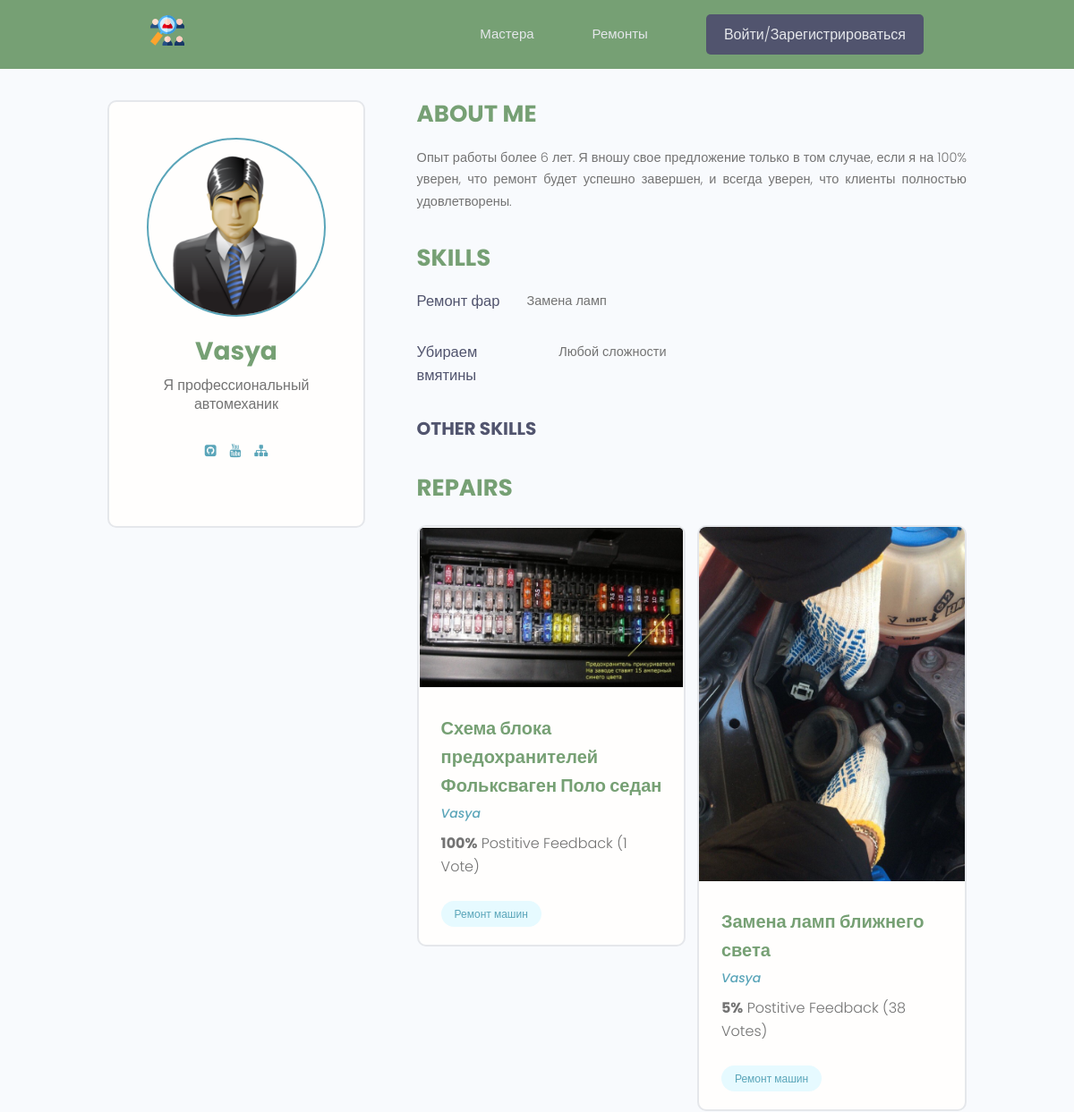
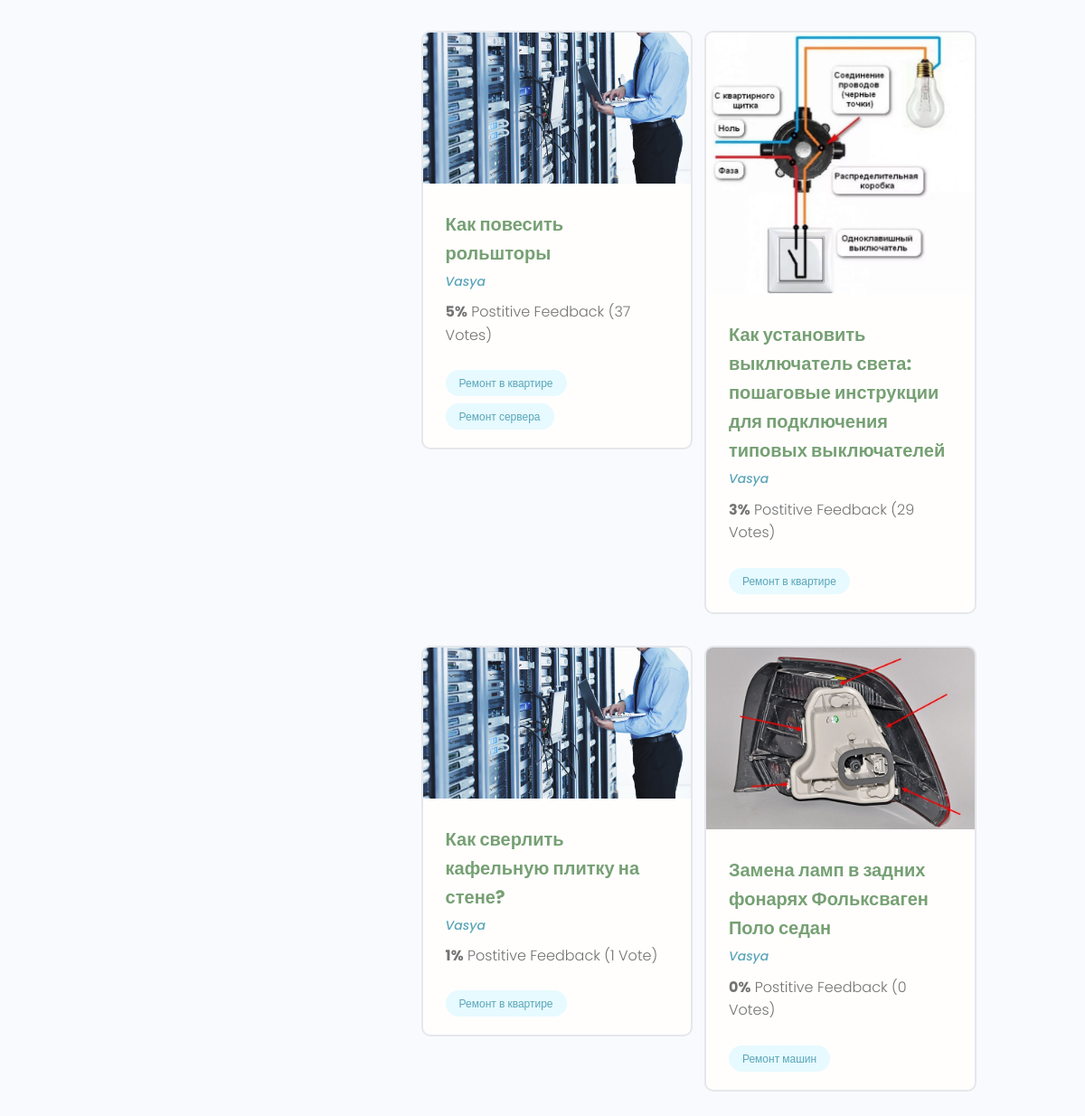
Page /profile/1/ on the earlier database version (2 pictures, top to bottom).
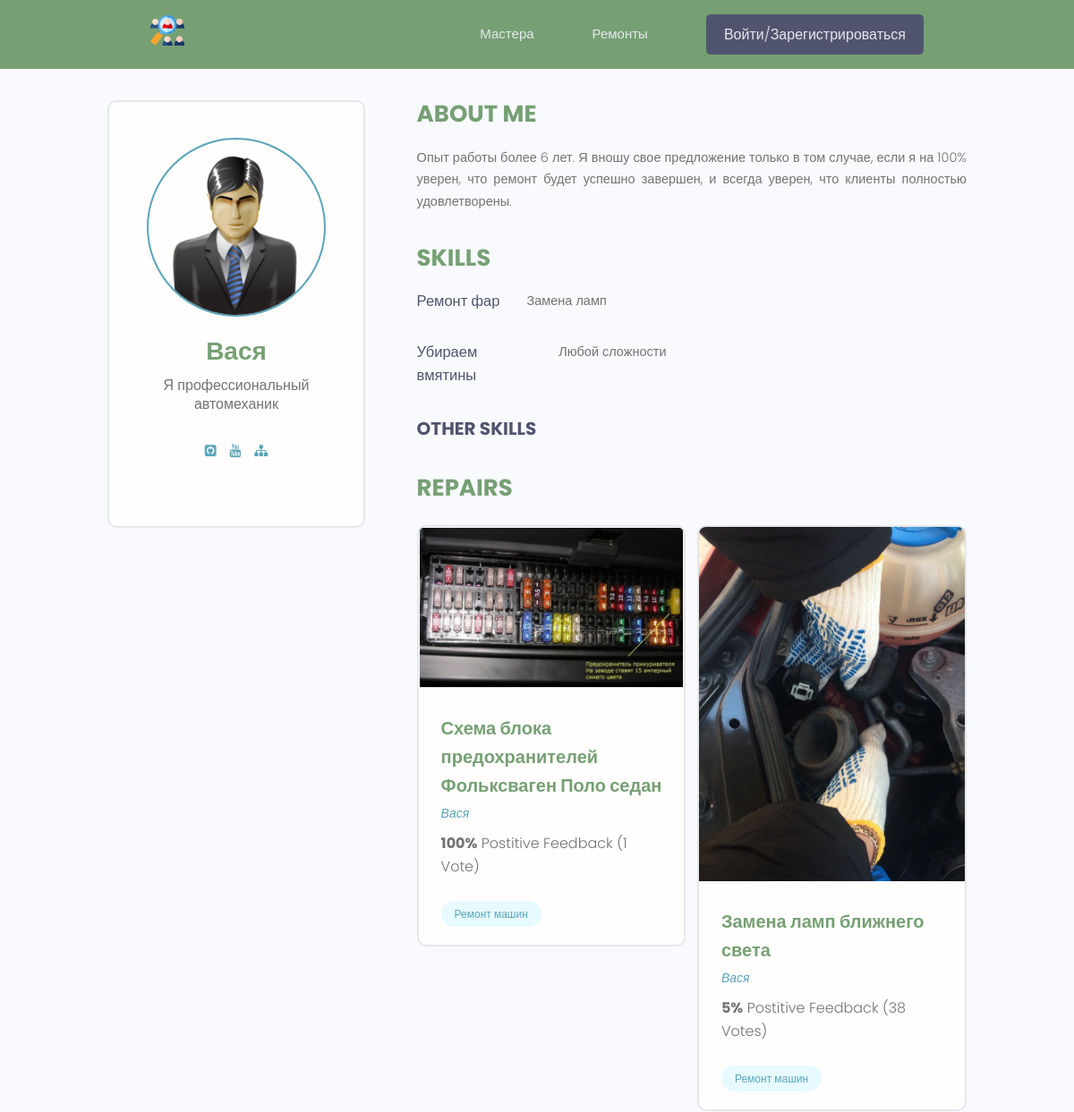
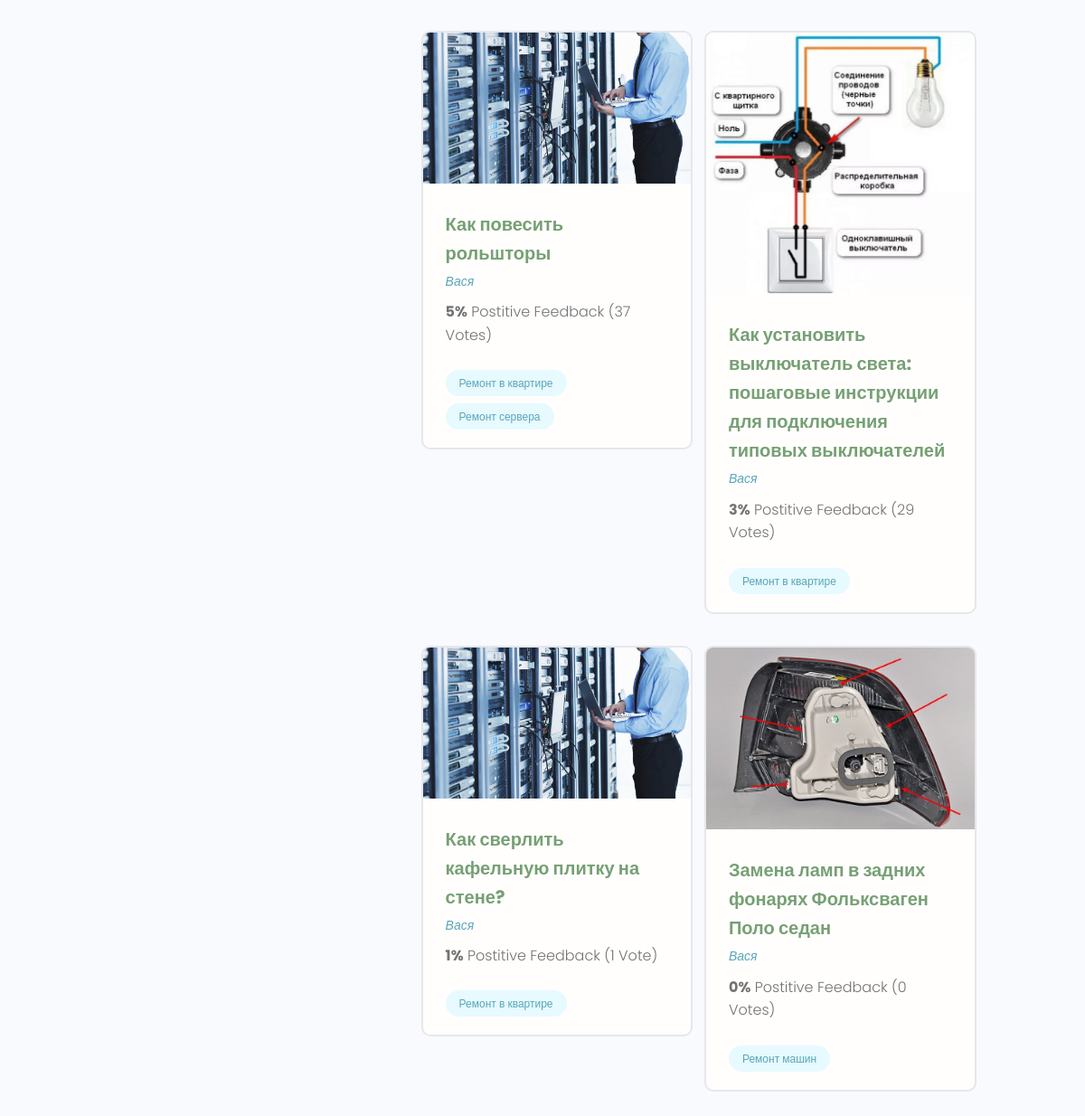
Same page on the later database version (2 pictures, top to bottom).
### users/models.py (models this page shows, shortened)
class Profile(models.Model):
    user = models.OneToOneField(User, on_delete=models.CASCADE, null=True, blank=True)
    name = models.CharField(max_length=200, blank=True, null=True)
    email = models.EmailField(max_length=200, blank=True, null=True)
    username = models.CharField(max_length=200, blank=True, null=True)
    short_info = models.CharField(max_length=200, blank=True, null=True)
    bio = models.TextField(blank=True, null=True)
    profile_image = models.ImageField(upload_to="profiles/", default="profiles/user-default.png")
    social_github = models.CharField(max_length=200, blank=True, null=True)
    social_youtube = models.CharField(max_length=200, blank=True, null=True)
    social_website = models.CharField(max_length=200, blank=True, null=True)
    created = models.DateTimeField(auto_now_add=True)

class Skill(models.Model):
    owner = models.ForeignKey(Profile, on_delete=models.CASCADE, blank=True, null=True)
    name = models.CharField(max_length=200, blank=True, null=True)
    description = models.TextField(blank=True, null=True)
    created = models.DateTimeField(auto_now_add=True)

### repairs/models.py (models this page shows, shortened)
class Repair(models.Model):
    owner = models.ForeignKey(Profile, on_delete=models.SET_NULL, blank=True, null=True)
    title = models.CharField(max_length=200)
    description = models.TextField(blank=True, null=True)
    featured_image = models.ImageField(blank=True, null=True,
                                       upload_to='repairs/%Y/%m/%d',
                                       default='default.jpg')
    demo_link = models.CharField(max_length=200, blank=True, null=True)
    source_link = models.CharField(max_length=200, blank=True, null=True)
    tags = models.ManyToManyField('Tag', blank=True)
    vote = models.IntegerField(default=0)
    vote_percent = models.IntegerField(default=0)
    created = models.DateTimeField(auto_now_add=True)
    class Meta:
        ordering = ['-vote_percent', '-vote', 'title']  # -created

class Tag(models.Model):
    name = models.CharField(max_length=200)
    created = models.DateTimeField(auto_now_add=True)
    def __str__(self):
        return self.name

### users/views.py (the view)
# urls.py: path('profile/<str:pk>/', views.user_profile, name="user_profile"),
def user_profile(request, pk):
    prof = Profile.objects.get(id=pk)
    top_skill = prof.skill_set.exclude(
        description__exact="")  # получаем доступ к классу Skill обращаемся к классу Skill "skill_set"
    other_skills = prof.skill_set.filter(description="")  # берем элементы у которых дескрипшин пустой
    context = {
        'profile': prof,
        'top_skills': top_skill,
        'other_skills': other_skills,
    }
    return render(request, 'users/profile.html', context)

### users/templates/users/profile.html (shortened to what this page needs)
{% extends 'repairs/base.html' %}
{% block content %}
<main class="profile my-md">
    <div class="container">
        <div class="layout">
            <div class="column column--1of3">
                <div class="card text-center">
                    <div class="card__body dev">
                        <img class="avatar avatar--xl" src="{{ profile.profile_image.url }}"/>
                        <h2 class="dev__name">{{ profile.name }}</h2>
                        <p class="dev__title">{{ profile.short_info }}</p>
                        <ul class="dev__social">
                            {% if profile.social_github %}
                            <li>
                                <a title="Github" href="{{ profile.social_github }}" target="_blank"><i
                                        class="fa fa-github-square"></i></a>
                            </li>
                            {% endif %}
                            {% if profile.social_youtube %}
                            <li>
                                <a title="Youtube" href="{{ profile.social_youtube }}" target="_blank"><i
                                        class="fa fa-youtube"></i></a>
                            </li>
                            {% endif %}
                            {% if profile.social_website %}
                            <li>
                                <a title="Personal Website" href="{{ profile.social_website }}" target="_blank"><i
                                        class="fa fa-sitemap"></i></a>
                            </li>
                            {% endif %}
                        </ul>
                    </div>
                </div>
            </div>
            <div class="column column--2of3">
                <div class="devInfo">
                    <h3 class="devInfo__title">About Me</h3>
                    <p class="devInfo__about">
                        {{ profile.bio }}
                    </p>
                </div>
                <div class="devInfo">
                    <h3 class="devInfo__title">Skills</h3>
                    <div class="devInfo__skills">
                        {% for skill in top_skills %}
                        <div class="devSkill">
                            <h4 class="devSkill__title">{{ skill.name }}</h4>
                            <p class="devSkill__info">
                                {{ skill.description }}
                            </p>
                        </div>
                        {% endfor %}
                        <h3 class="devInfo__subtitle">Other Skills</h3>
                    </div>
                </div>
                <div class="devInfo">
                    <h3 class="devInfo__title">Repairs</h3>
                    <div class="grid grid--two">
                        {% for repair in profile.repair_set.all %}
                        <div class="column">
                            <div class="card project">
                                <a href="{% url 'repair' repair.id %}" class="project">
                                    <img class="project__thumbnail" src="{{ repair.featured_image.url }}"
                                         alt="project thumbnail"/>
                                    <div class="card__body">
                                        <h3 class="project__title">{{ repair.title }}</h3>
                                        <p><a class="project__author" href="{% url 'user_profile' repair.owner.id %}">
                                            {{repair.owner.name}}</a></p>
                                        <p class="project--rating">
                                            <span style="font-weight: bold;">{{ repair.vote_percent }}%</span> Postitive
                                            Feedback ({{ repair.vote }} Vote{{ repair.vote|pluralize:"s" }})
                                        </p>
                                        <div class="project__tags">
                                            {% for tag in repair.tags.all %}
                                            <span class="tag tag--pill tag--main">
                                                <small>{{ tag }}</small>
                                            </span>
                                            {% endfor %}
                                        </div>
                                    </div>
                                </a>
                            </div>
                        </div>
                        {% endfor %}
                    </div>
                </div>
            </div>
        </div>
    </div>
</main>
{% endblock %}

### repairs/templates/repairs/base.html (shortened to what this page needs)
<!DOCTYPE html>
{% load static %}
<html lang="en">
<head>
    <link rel="stylesheet" href="https://maxcdn.bootstrapcdn.com/font-awesome/4.5.0/css/font-awesome.min.css">
    <link rel="stylesheet" href="{% static 'uikit/styles/uikit.css' %}"/>
    <link rel="stylesheet" href="{% static 'styles/app.css' %}"/>
</head>
<body>
{% include 'repairs/navbar.html' %}
{% block content %}{% endblock %}
</body>
</html>

### repairs/templates/repairs/navbar.html (shortened to what this page needs)
{% load static %}
  <header class="header">
    <div class="container container--narrow">
      <a href="{% url 'profiles' %}" class="header__logo">
        <img src="{% static 'images/logo2.svg' %}" alt="DevSearch Logo" />
      </a>
      <nav class="header__nav">
        <ul class="header__menu">
          <li class="header__menuItem"><a href="{% url 'profiles' %}">Мастера</a></li>
          <li class="header__menuItem"><a href="{% url 'repairs' %}">Ремонты</a></li>
          {% if request.user.is_authenticated %}
          <li class="header__menuItem"><a href="{% url 'account' %}">Аккаунт</a></li>
          <li class="header__menuItem"><a href="{% url 'create-repair' %}">Добавить ремонт</a></li>
          <li class="header__menuItem"><a href="{% url 'logout' %}" class="btn btn--sub">Выйти</a></li>
          {% else %}
          <li class="header__menuItem"><a href="{% url 'login' %}" class="btn btn--sub">Войти/Зарегистрироваться</a></li>
          {% endif %}
        </ul>
      </nav>
    </div>
  </header>

### repairs/static/styles/app.css (style rules this page uses)
:root { --color-sub: #76a074; }
.btn--sub { background-color: var(--color-sub-light); }
.card { border: 2px solid var(--color-light); }
img { width: 100%; }
.header { position: sticky; z-index: 111; background-color: var(--color-sub); padding: 1.5rem 0; }
.header > .container { display: flex; justify-content: space-between; align-items: center; }
.header__logo > img { height: 3.8rem; }
.header__nav > ul { display: inline-flex; align-items: center; list-style: none; gap: 6.5rem; }
.header__menuItem > a { color: var(--color-light); font-weight: 300; }
.profile .card > .dev { padding: 4rem; }
.dev__name { color: var(--color-sub); font-size: 2.8rem; font-weight: 700; margin-top: 1rem; margin-bottom: 0.5rem; }
.dev__title { font-size: 1.6rem; font-weight: 500; line-height: 1.3; }
.dev__social { margin: 3rem 0; list-style: none; display: flex; justify-content: center; gap: 1.5rem; }
.devInfo { margin-bottom: 3rem; }
.devInfo__title, .devInfo__subtitle { font-size: 2.6rem; color: var(--color-sub); text-transform: uppercase; font-weight: 700; margin-bottom: 1.5rem; }
.devInfo__subtitle { font-size: 2rem; color: var(--color-sub-light); }
.devInfo__about, .devSkill__info { font-size: 1.45rem; line-height: 1.7; text-align: justify; }
.devSkill { margin-bottom: 3rem; }
.devSkill__title { font-size: 1.65rem; font-weight: 500; color: var(--color-sub-light); }
@media screen and (min-width: 700px) { .devSkill { display: flex; justify-content: space-between; gap: 3rem; } }
@media screen and (min-width: 700px) { .devSkill__info { flex-basis: 80%; } }
.project__author { font-size: 1.4rem; font-style: italic; }
.project--rating { margin-bottom: 1.6em; margin-top: .5em; }
.project__thumbnail { object-fit: cover; object-position: top center; width: 100%; }
.project__title { font-size: 2rem; font-weight: 700; color: var(--color-sub); }

### repairs/static/uikit/styles/modules/_variables.css (style rules this page uses)
:root { --color-main: #5aa5b9; --color-main-light: #e6faff; --color-sub: #3f4156; --color-sub-light: #51546e; --color-sub-lighter: #ededfd; --color-text: #737373; --color-gray: #8b8b8b; --color-light: #e5e7eb; --color-light-gray: #767676; --color-bg: #f8fafd; --color-white: #fffefd; --color-white-light: #f3f3f3; --color-success: #359e64; --color-success-bg: #def8e8; --color-error: #fc4b0b; --color-error-bg: #fff2ee; --font-base: 'Poppins', arial, helvetica, 'Segoe UI', roboto, ubuntu, sans-serif; --font-monospace: 'Fira Code', 'Courier New', courier, monospace; --font-regular: 300; --font-medium: 500; --font-bold: 700; --generic-shadow: 1px 1px 5px #00000010; --generic-transition: all 0.3s ease-in-out; }

### repairs/static/uikit/styles/modules/_base.css (style rules this page uses)
* { margin: 0; padding: 0; box-sizing: border-box; text-rendering: optimizeLegibility; color: inherit; font-size: inherit; }
html { font-size: 50%; }
@media only screen and (min-width: 480px) { html { font-size: 56.25%; } }
@media only screen and (min-width: 1200px) { html { font-size: 62.5%; } }
body { line-height: 1.6; font-weight: 400; font-size: 1.5rem; color: var(--color-text); background-color: var(--color-bg); min-height: 100vh; }

### repairs/static/uikit/styles/modules/_typography.css (style rules this page uses)
* { font-family: var(--font-base); }
h2 { font-size: 3.6rem; font-weight: var(--font-bold); }
h3 { font-size: 3.2rem; font-weight: var(--font-medium); }
h4 { font-size: 2.8rem; font-weight: var(--font-medium); }
p, span, strong { font-size: 1.6rem; color: var(--color-text); font-weight: var(--font-regular); }
a { padding-bottom: 2px; text-decoration: none; display: inline-block; color: var(--color-main); font-weight: var(--font-medium); }

### repairs/static/uikit/styles/modules/_utilities.css (style rules this page uses)
.container { width: 92%; max-width: 165rem; margin: 0 auto; box-sizing: border-box; }
.container--narrow { width: 92%; max-width: 120rem; }
@media screen and (min-width: 1000px) { .container { width: 90%; } }
@media screen and (min-width: 1000px) { .container--narrow { width: 85%; } }
@media screen and (min-width: 1200px) { .container { width: 80%; } }
@media screen and (min-width: 1200px) { .container--narrow { width: 72%; } }
.text-center { text-align: center; }
.my-md { margin: 3rem auto; }

### repairs/static/uikit/styles/modules/_avatar.css (style rules this page uses)
.avatar { border-radius: 50%; border: 2px solid var(--color-main); object-fit: cover; }
.avatar--xl { height: 20rem; width: 20rem; }

### repairs/static/uikit/styles/modules/_card.css (style rules this page uses)
.card { border-radius: 1rem; background-color: var(--color-white); border: 1.5px solid var(--color-light); width: auto; height: auto; margin-top: 0.5rem; margin-bottom: 0.5rem; overflow: hidden; }
.card__body, .card__header { padding: 2rem 2.5rem; }

Differences in the rows shown:
changed Profile "Я профессиональный автомеханик": name "Vasya" → "Вася"
changed through a linked row, Repair "Схема блока предохранителей Фольксваген Поло седан": owner.name "Vasya" → "Вася"
changed through a linked row, Repair "Замена ламп ближнего света": owner.name "Vasya" → "Вася"
changed through a linked row, Repair "Как повесить рольшторы": owner.name "Vasya" → "Вася"
changed through a linked row, Repair (number 4 of 6 on the later page): owner.name "Vasya" → "Вася"
changed through a linked row, Repair "Как сверлить кафельную плитку на стене?": owner.name "Vasya" → "Вася"
changed through a linked row, Repair "Замена ламп в задних фонарях Фольксваген Поло седан": owner.name "Vasya" → "Вася"
